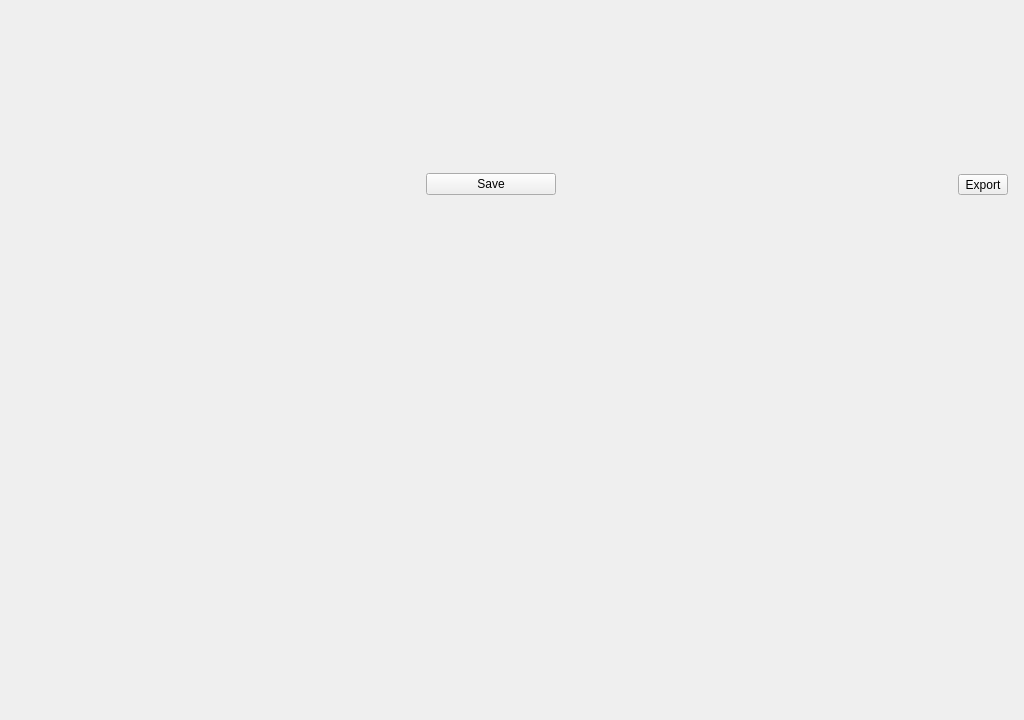
<?xml version="1.0" encoding="UTF-8"?>
<ui version="4.0">
 <class>BasePage</class>
 <widget class="QWidget" name="BasePage">
  <property name="geometry"><rect><x>0</x><y>0</y><width>1024</width><height>720</height></rect></property>
  <layout class="QHBoxLayout" name="outerLayout">
   <property name="spacing"><number>0</number></property>
   <property name="leftMargin"><number>0</number></property>
   <property name="topMargin"><number>0</number></property>
   <property name="rightMargin"><number>0</number></property>
   <property name="bottomMargin"><number>0</number></property>
   <item stretch="1">
    <widget class="QWidget" name="pageInner">
     <property name="sizePolicy"><sizepolicy hsizetype="Expanding" vsizetype="Expanding"><horstretch>0</horstretch><verstretch>0</verstretch></sizepolicy></property>
     <layout class="QVBoxLayout" name="rootLayout">
      <property name="spacing"><number>8</number></property>
      <property name="leftMargin"><number>16</number></property>
      <property name="topMargin"><number>12</number></property>
      <property name="rightMargin"><number>16</number></property>
      <property name="bottomMargin"><number>10</number></property>
      <item>
       <widget class="QWidget" name="pageHeader">
        <layout class="QHBoxLayout" name="headerLayout">
         <property name="spacing"><number>0</number></property>
         <property name="leftMargin"><number>0</number></property><property name="topMargin"><number>0</number></property><property name="rightMargin"><number>0</number></property><property name="bottomMargin"><number>0</number></property>
         <item stretch="1">
          <layout class="QVBoxLayout" name="titleLayout">
           <property name="spacing"><number>4</number></property>
           <item><widget class="QLabel" name="pageTitle"><property name="text"><string/></property></widget></item>
           <item><widget class="QLabel" name="pageSubtitle"><property name="text"><string/></property></widget></item>
          </layout>

         </item>
         <item><spacer name="headerGap"><property name="orientation"><enum>Qt::Horizontal</enum></property><property name="sizeHint" stdset="0"><size><width>10</width><height>20</height></size></property></spacer></item>
         <item>
          <widget class="QPushButton" name="outline">
           <property name="minimumSize"><size><width>130</width><height>0</height></size></property>
           <property name="text"><string>Save</string></property>
          </widget>
          <property name="alignment"><set>Qt::AlignTop</set></property>
         </item>
         <item><spacer name="saveExportGap"><property name="orientation"><enum>Qt::Horizontal</enum></property><property name="sizeHint" stdset="0"><size><width>8</width><height>20</height></size></property></spacer></item>
         <item>
          <widget class="QToolButton" name="exportMenu">
           <property name="toolTip"><string>Export: PDF report, Excel (.xls) or CSV (.csv)</string></property>
           <property name="text"><string>Export</string></property>
           <property name="toolButtonStyle"><enum>Qt::ToolButtonTextBesideIcon</enum></property>
           <property name="popupMode"><enum>QToolButton::InstantPopup</enum></property>
           <property name="iconSize"><size><width>18</width><height>18</height></size></property>
          </widget>
          <property name="alignment"><set>Qt::AlignTop</set></property>
         </item>
        </layout>
       </widget>
      </item>
      <item stretch="1">
       <layout class="QVBoxLayout" name="contentLayout">
        <property name="spacing"><number>10</number></property>
        <property name="leftMargin"><number>0</number></property><property name="topMargin"><number>0</number></property><property name="rightMargin"><number>0</number></property><property name="bottomMargin"><number>0</number></property>
        <item stretch="1">
         <widget class="QWidget" name="threeColumnsHost">
          <property name="visible"><bool>false</bool></property>
          <layout class="QHBoxLayout" name="threeColumnsLayout">
           <property name="spacing"><number>8</number></property>
           <property name="leftMargin"><number>0</number></property><property name="topMargin"><number>0</number></property><property name="rightMargin"><number>0</number></property><property name="bottomMargin"><number>0</number></property>
           <item>
            <widget class="QWidget" name="firstColumn">
             <layout class="QVBoxLayout" name="firstColumnLayout">
              <property name="spacing"><number>8</number></property>
              <property name="leftMargin"><number>0</number></property><property name="topMargin"><number>0</number></property><property name="rightMargin"><number>0</number></property><property name="bottomMargin"><number>0</number></property>
             </layout>
            </widget>
           </item>
           <item stretch="1">
            <widget class="QWidget" name="centerColumn">
             <layout class="QVBoxLayout" name="centerColumnLayout">
              <property name="spacing"><number>8</number></property>
              <property name="leftMargin"><number>0</number></property><property name="topMargin"><number>0</number></property><property name="rightMargin"><number>0</number></property><property name="bottomMargin"><number>0</number></property>
             </layout>
            </widget>

           </item>
           <item>
            <widget class="QWidget" name="lastColumn">
             <layout class="QVBoxLayout" name="lastColumnLayout">
              <property name="spacing"><number>8</number></property>
              <property name="leftMargin"><number>0</number></property><property name="topMargin"><number>0</number></property><property name="rightMargin"><number>0</number></property><property name="bottomMargin"><number>0</number></property>
             </layout>
            </widget>
           </item>
          </layout>
         </widget>

        </item>
       </layout>

      </item>
     </layout>
    </widget>

   </item>
  </layout>
 </widget>
 <resources/>
 <connections/>
</ui>
